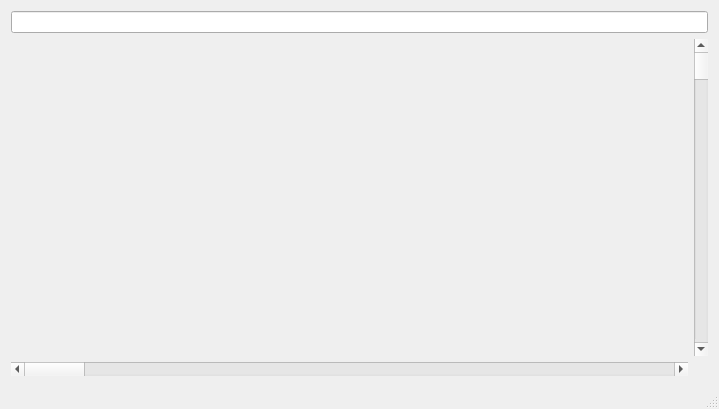
<?xml version="1.0" encoding="UTF-8"?>
<ui version="4.0">
 <class>RclMainWindow</class>
 <widget class="QMainWindow" name="RclMainWindow">
  <property name="geometry">
   <rect>
    <x>0</x>
    <y>0</y>
    <width>719</width>
    <height>409</height>
   </rect>
  </property>
  <property name="windowTitle">
   <string>RCL editor</string>
  </property>
  <widget class="QWidget" name="centralWidget">
   <layout class="QGridLayout" name="gridLayout">
    <item row="1" column="1">
     <widget class="QScrollBar" name="verticalScrollBar">
      <property name="orientation">
       <enum>Qt::Vertical</enum>
      </property>
     </widget>
    </item>
    <item row="1" column="0">
     <widget class="QCustomPlot" name="plot" native="true">
      <property name="sizePolicy">
       <sizepolicy hsizetype="Preferred" vsizetype="MinimumExpanding">
        <horstretch>0</horstretch>
        <verstretch>0</verstretch>
       </sizepolicy>
      </property>
     </widget>
    </item>
    <item row="2" column="0">
     <widget class="QScrollBar" name="horizontalScrollBar">
      <property name="orientation">
       <enum>Qt::Horizontal</enum>
      </property>
     </widget>
    </item>
    <item row="0" column="0" colspan="2">
     <widget class="QLineEdit" name="lineEdit"/>
    </item>
   </layout>
  </widget>
  <widget class="QStatusBar" name="statusBar"/>
  <action name="actionInsert_Plot">
   <property name="text">
    <string>Insert Plot</string>
   </property>
  </action>
  <action name="actionSave_Document">
   <property name="text">
    <string>Save Document...</string>
   </property>
  </action>
 </widget>
 <layoutdefault spacing="6" margin="11"/>
 <customwidgets>
  <customwidget>
   <class>QCustomPlot</class>
   <extends>QWidget</extends>
   <header>src/qcustomplot.h</header>
   <container>1</container>
  </customwidget>
 </customwidgets>
 <tabstops>
  <tabstop>lineEdit</tabstop>
 </tabstops>
 <resources/>
 <connections/>
</ui>
